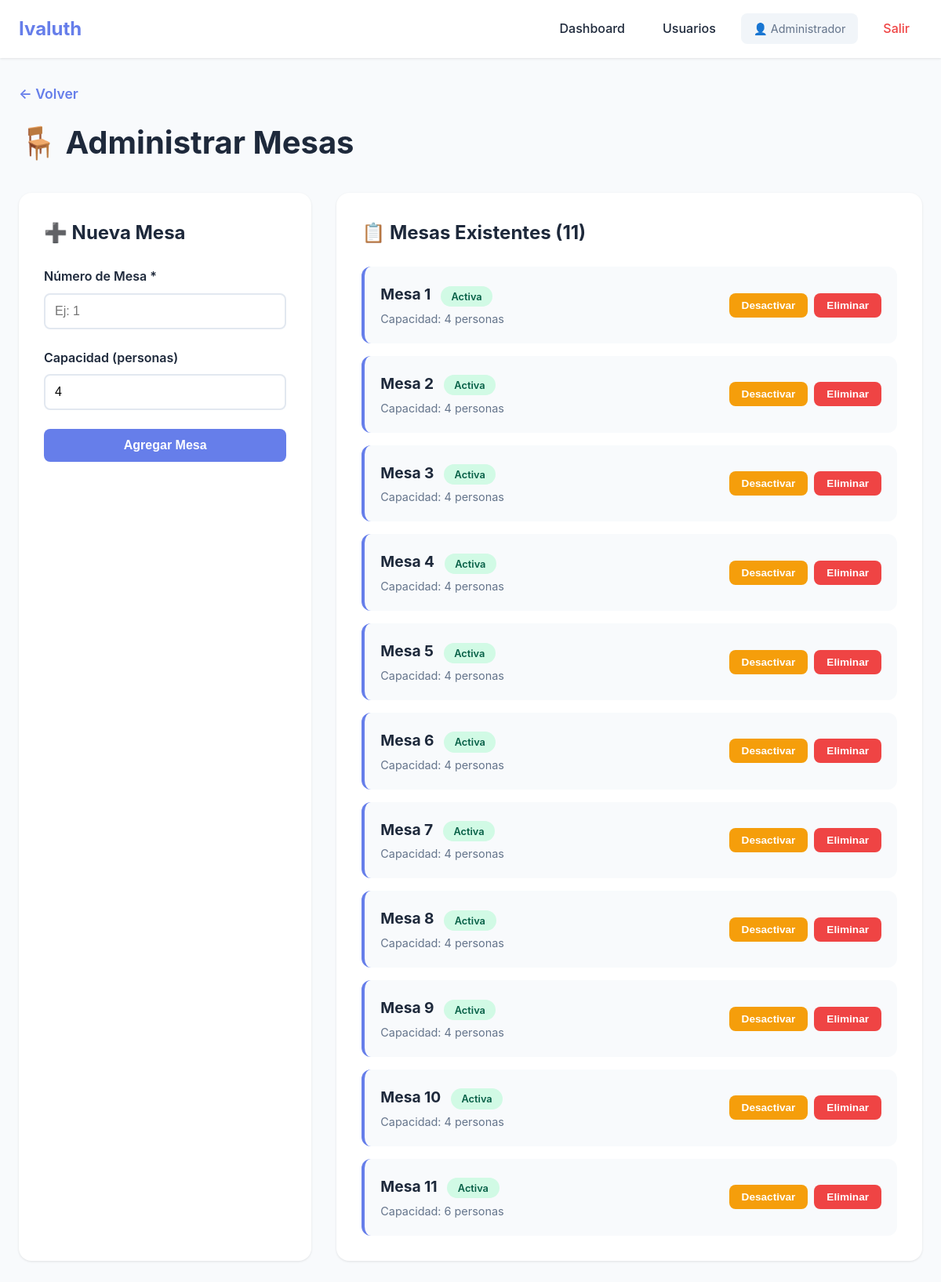
Before: /administrar_mesas (signed in) with the older database file.
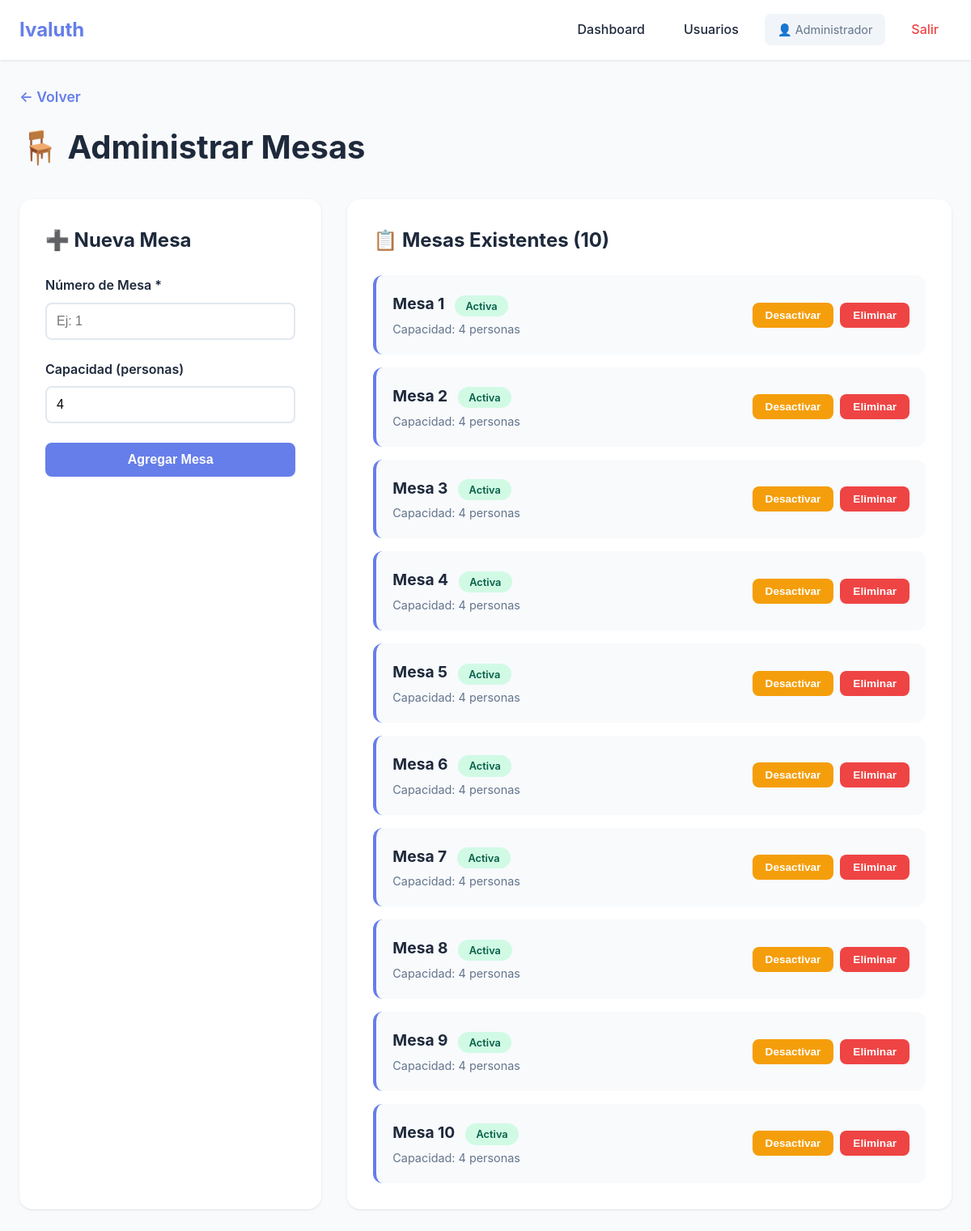
After: the same page with the newer database file.
### app.py (models this page shows)
class Mesa(db.Model):
    id = db.Column(db.Integer, primary_key=True)
    numero = db.Column(db.Integer, nullable=False, unique=True)
    capacidad = db.Column(db.Integer, default=4)
    activa = db.Column(db.Boolean, default=True)

### app.py (the view, shortened to what this page needs)
@app.route("/administrar_mesas", methods=["GET", "POST"])
@login_required
def administrar_mesas():
    if current_user.rol != 'admin':
        flash('Solo los administradores pueden gestionar mesas', 'error')
        return redirect(url_for('dashboard'))
    mesas = Mesa.query.order_by(Mesa.numero).all()
    return render_template("administrar_mesas.html", mesas=mesas)

### app.py (called while the page is built)
@login_manager.user_loader
def load_user(user_id):
    return Usuario.query.get(int(user_id))

### templates/administrar_mesas.html (shortened to what this page needs)
<!DOCTYPE html>
<html lang="es">
<head>
</head>
<body>
    <nav class="navbar">
        <div class="nav-container">
            <div class="nav-brand">Ivaluth</div>
            <div class="nav-menu">
                <a href="{{ url_for('dashboard') }}" class="nav-link">Dashboard</a>
                <a href="{{ url_for('administrar_usuarios') }}" class="nav-link">Usuarios</a>
                <span class="nav-user">👤 {{ current_user.nombre }}</span>
                <a href="{{ url_for('logout') }}" class="nav-link nav-logout">Salir</a>
            </div>
        </div>
    </nav>
    <div class="container">
        <div class="page-header">
            <a href="{{ url_for('dashboard') }}" class="btn-back">← Volver</a>
            <h1>🪑 Administrar Mesas</h1>
        </div>
        <div class="admin-grid">
            <div class="card">
                <h2>➕ Nueva Mesa</h2>
                <form method="POST">
                    <div class="form-group">
                        <label for="numero">Número de Mesa *</label>
                        <input type="number" id="numero" name="numero" required min="1" placeholder="Ej: 1">
                    </div>
                    <div class="form-group">
                        <label for="capacidad">Capacidad (personas)</label>
                        <input type="number" id="capacidad" name="capacidad" value="4" min="1" placeholder="Ej: 4">
                    </div>
                    <button type="submit" class="btn btn-primary">Agregar Mesa</button>
                </form>
            </div>
            <div class="card">
                <h2>📋 Mesas Existentes ({{ mesas|length }})</h2>
                {% if mesas %}
                <div class="mesas-list">
                    {% for mesa in mesas %}
                    <div class="mesa-item {% if not mesa.activa %}inactiva{% endif %}">
                        <div class="mesa-info">
                            <h3>
                                Mesa {{ mesa.numero }}
                                {% if mesa.activa %}
                                <span class="badge badge-success">Activa</span>
                                {% else %}
                                <span class="badge badge-secondary">Inactiva</span>
                                {% endif %}
                            </h3>
                            <p>Capacidad: {{ mesa.capacidad }} personas</p>
                        </div>
                        <div class="mesa-actions">
                            <form method="POST" style="display: inline;">
                                <button type="submit" class="btn btn-warning btn-sm">
                                    {% if mesa.activa %}Desactivar{% else %}Activar{% endif %}
                                </button>
                            </form>
                            <form method="POST" style="display: inline;" onsubmit="return confirm('¿Eliminar esta mesa?')">
                                <button type="submit" class="btn btn-danger btn-sm">Eliminar</button>
                            </form>
                        </div>
                    </div>
                    {% endfor %}
                </div>
                {% else %}
                <p style="text-align: center; color: #64748b; padding: 2rem;">No hay mesas creadas</p>
                {% endif %}
            </div>
        </div>
    </div>
</body>
</html>

Changed rows visible on the page:
removed Mesa: numero "11", activa "Activa", capacidad "6"
Other visible differences:
{{ mesas|length }}: "11" → "10"
